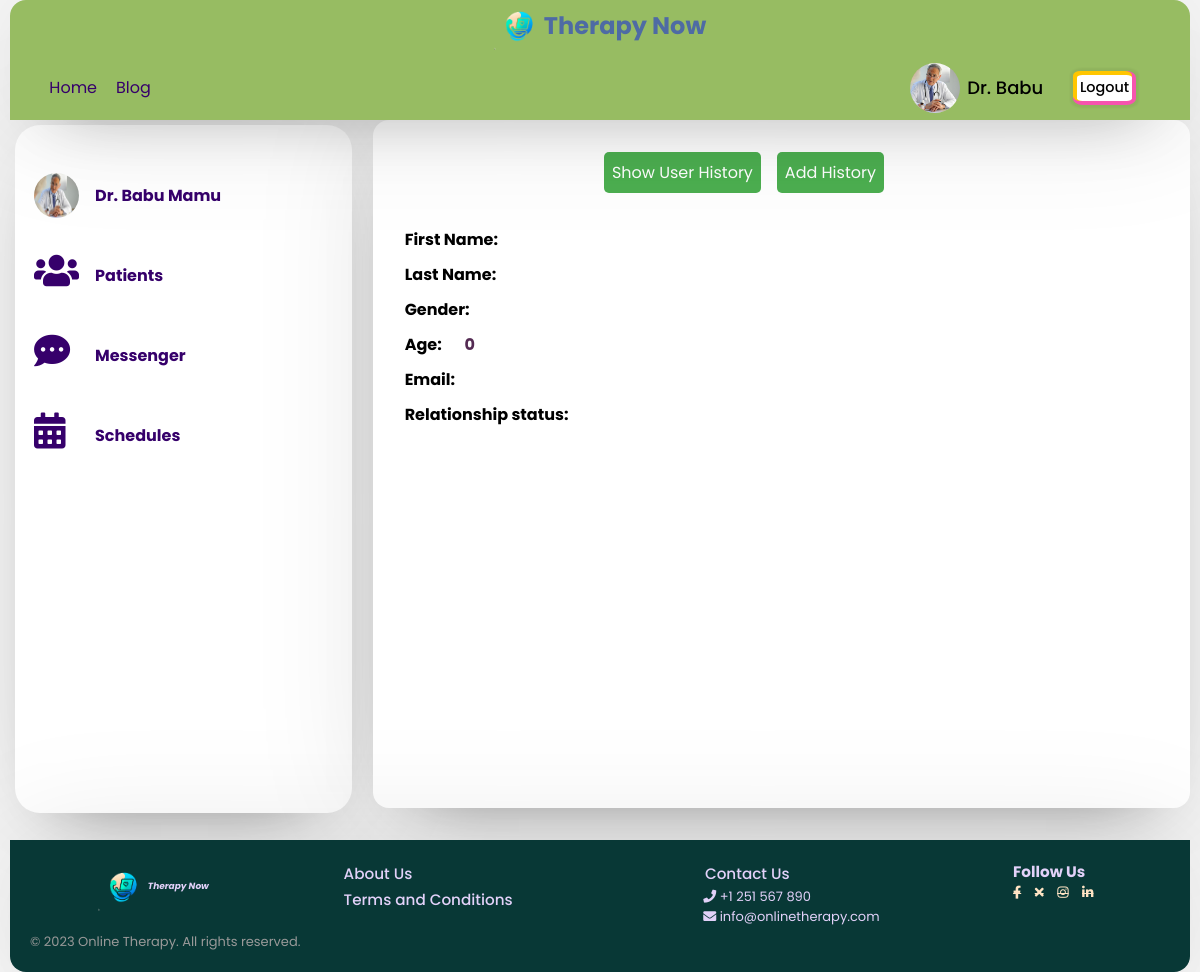
Before: /profile.php?user_id=1234567890&link=user_profile (signed in) with the older database file.
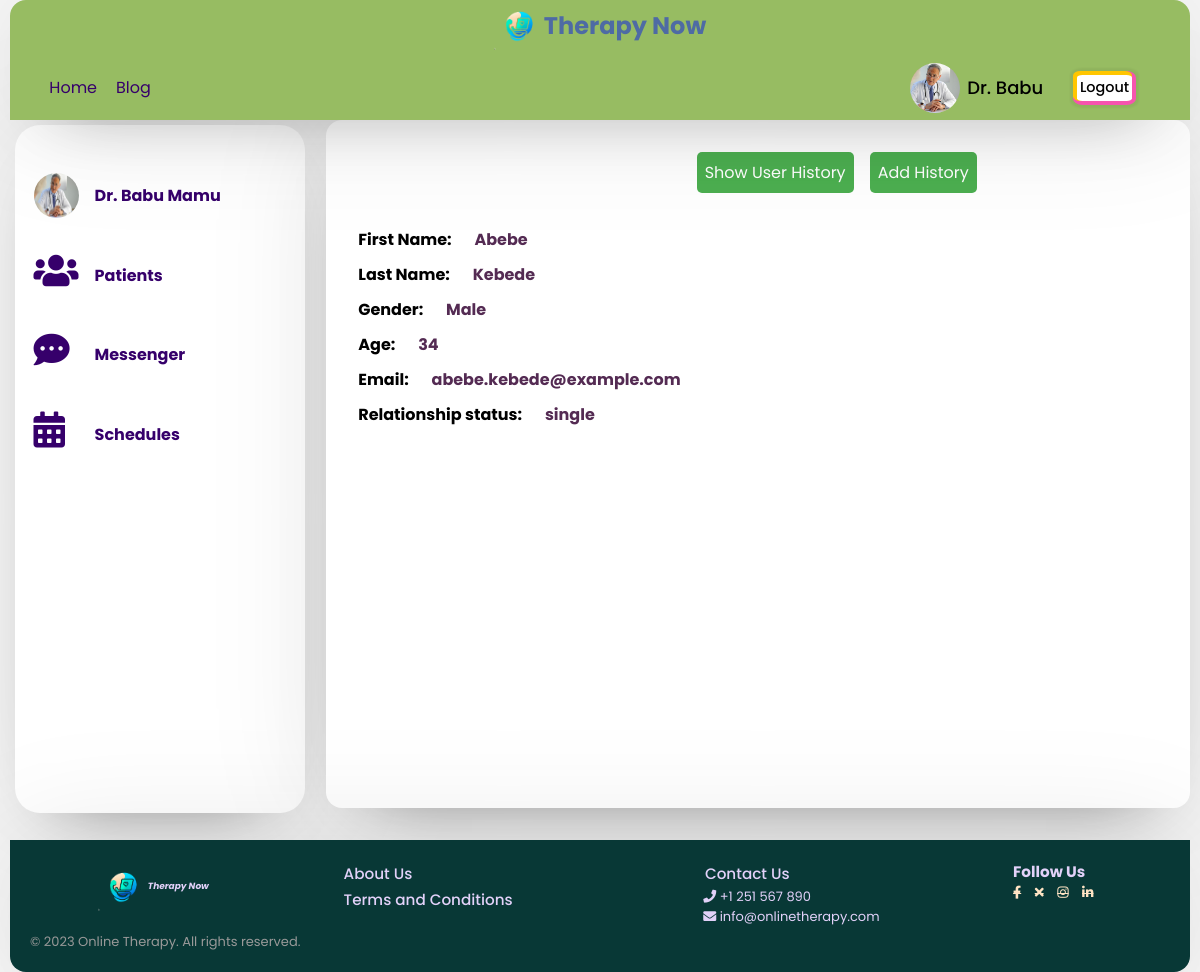
After: the same page with the newer database file.
### tables this page shows
CREATE TABLE `therapist` (
  `unique_id` int(11) NOT NULL,
  `fname` text NOT NULL,
  `lname` text NOT NULL,
  `email` text NOT NULL,
  `password` text NOT NULL,
  `specialization` text DEFAULT NULL,
  `img` text DEFAULT NULL,
  `phone` text DEFAULT NULL,
  `status` text DEFAULT NULL,
  `r_date` date DEFAULT curdate(),
  `r_time` time DEFAULT curtime(),
  `gender` varchar(30) NOT NULL,
  `birthDate` int(11) NOT NULL
);

CREATE TABLE `users` (
  `user_id` int(11) NOT NULL,
  `unique_id` int(255) NOT NULL,
  `fname` varchar(255) NOT NULL,
  `lname` varchar(255) NOT NULL,
  `email` varchar(255) NOT NULL,
  `password` varchar(255) NOT NULL,
  `img` varchar(255) NOT NULL,
  `status` varchar(255) NOT NULL,
  `gender` varchar(10) DEFAULT NULL,
  `birthdate` date DEFAULT NULL,
  `relationship` varchar(100) DEFAULT NULL,
  `r_date` date DEFAULT curdate(),
  `r_time` time DEFAULT curtime()
);

### profile/profile.php (the view, shortened to what this page needs)
<?php
if (isset($_GET['user_id'])) {
    $user_id = $_GET['user_id'];
    $sql_p2 = mysqli_query($conn, "SELECT * FROM users WHERE unique_id = {$user_id}");
}
$sql_d = mysqli_query($conn, "SELECT * FROM therapist WHERE unique_id = {$_SESSION['unique_id']}");
$_doc = false;
$_user = false;
$user_profile = false;
if (mysqli_num_rows($sql_d) > 0) {
    $_doc = true;
    $_user = false;
    if (isset($_GET['link']) and $_GET['link'] == 'user_profile') {
        $user_profile = true;
    } else {
        $user_profile = false;
    }
} else {
    $_doc = false;
    $_user = true;
}
if ($_doc and !$user_profile) {
?>
    <div class="right">
        <img src="php/images/<?php echo $row['img']; ?>" alt="">
        <h2><?= $row['fname'] . '  ' . $row['lname'] ?></h2>
        <ul>
            <li><strong>Specialty:</strong> Psychiatrist</li>
            <li><strong>Location:</strong> Addis Ababa</li>
            <li><strong>Rating:</strong> 4.9/5</li>
            <li><strong>Bio:</strong> <?= $row['fname'] . '  ' ?> is a licensed and experienced psychiatrist who provides
                compassionate and effective mental health care to his patients. He specializes in treating anxiety,
                depression, bipolar disorder, and PTSD. He also offers online counseling and telemedicine services.</li>
        </ul>
    </div>
<?php
} elseif ($_user or $_doc) {
    if ($_doc) {
        $row = mysqli_fetch_assoc($sql_p2);
    }
?>
    <div class="right prof">
        <?php
        $birthdate = new DateTime($row['birthdate']);
        $today = new DateTime('today');
        $age = $birthdate->diff($today)->y;
        ?>
        <div class="rightleft">
            <ul>
                <br><br>
                <li><strong>First Name: </strong> <span><?= $row['fname'] ?> </span></li>
                <li><strong>Last Name: </strong> <span><?= $row['lname'] ?></span></li>
                <li><strong>Gender: </strong> <span><?= $row['gender'] ?></span></li>
                <li><strong>Age: </strong> <span><?= $age ?></span></li>
                <li><strong>Email: </strong> <span><?= $row['email'] ?></span></li>
                <li><strong>Relationship status: </strong> <span><?= $row['relationship'] ?></span></li>
            </ul>
        </div>
        <?php if (mysqli_num_rows($sql_d) > 0) { ?>
                <div class="righright">
                <div class="buttons">
                    <button class="addHis">Add History</button>
                    <button class="showHis">Show User History</button>
                </div>
            </div>
            <?php    } ?>
    </div>
<?php
}
?>

### head.php (shortened to what this page needs)
<!DOCTYPE html>
<html lang="en">
<head>
  <link rel="stylesheet" href="style.css">
  <link rel="stylesheet" href="https://cdnjs.cloudflare.com/ajax/libs/font-awesome/5.15.2/css/all.min.css" />
</head>

### profile.php (shortened to what this page needs)
<?php
require_once 'head.php';
require_once "php/config.php";
?>
<body>
    <?php require_once "header.php";  ?>
    <div class="profile-container">
        <?php
        require_once "profile/sidebar.php";
        if (isset($_GET['link'])) {
            $link = $_GET['link'];
            switch ($link) {
                default:
                    require_once "profile/profile.php";
                    break;
            }
        } else
            require_once "profile/profile.php";
        ?>
    </div>
    <?php require_once "footer.php" ?>
</body>
</html>

### header.php (shortened to what this page needs)
<div id="header-container">
    <div class="logo">
        <a href="index.php">
            <img src="img/logo.png" alt="">
            <h1>Therapy Now</h1>
        </a>
    </div>
    <header>
        <div class="navigation-menu">
            <div class="navigation-links">
                <a href="index.php">Home</a>
                <a href="blog.php">Blog</a>
            </div>
        </div>
        <?php require_once "php/config.php";
        if (!isset($_SESSION['unique_id'])) { ?>
            <div class="user-buttons c d">
                <a href="signup.php">Sign up</a>
                <a href="login.php">Log in</a>
            </div>
       <?php }else {
            $sql = mysqli_query($conn, "SELECT * FROM users WHERE unique_id = {$_SESSION['unique_id']}");
            if (mysqli_num_rows($sql) > 0) {
                $row = mysqli_fetch_assoc($sql);
            } else {
                $sql = mysqli_query($conn, "SELECT * FROM therapist WHERE unique_id = {$_SESSION['unique_id']}");
                $row = mysqli_fetch_assoc($sql);
            } ?>
            <div class="user-buttons user-profile c">
                <a href="profile.php" class="pro_link">
                    <img src="php/images/<?php echo $row['img']; ?>" alt="">
                    <span><?php echo $row['fname'] ?></span>
                </a>
                <a href="php/logout.php?logout_id=<?php echo $row['unique_id']; ?>" class="logout">Logout</a>
            </div>
    <?php } ?>
    </header>
</div>

### profile/sidebar.php (shortened to what this page needs)
<div class="left">
    <?php
    $sql = mysqli_query($conn, "SELECT * FROM therapist WHERE unique_id ={$_SESSION['unique_id']} ");
    if (mysqli_num_rows($sql) > 0) {
    ?>
    <a href="profile.php?link=profile">
        <img src="php/images/<?php echo $row['img']; ?>" alt="">
        <p><?= $row['fname'] . " " . $row['lname'] ?></p>
    </a>
    <a href="profile.php?link=patient">
        <span><i class="fas fa-solid fa-users"></i></span>
        <p>Patients</p>
    </a>
    <?php
    }
    ?>
    <a href="profile.php?link=message">
        <span><i class="fas fa-solid fa-comment-dots"></i></span>
        <p>Messenger</p>
    </a>
    <a href="profile.php?link=schedule">
        <span><i class="fas fa-solid fa-calendar-alt"></i></span>
        <p>Schedules</p>
    </a>
</div>

### footer.php (shortened to what this page needs)
<footer>
    <div>
        <a href="index.php">
            <img src="img/logo.png" alt="" style="width: 50px;">
            <h3>Therapy Now</h3>
        </a>
    </div>
    <div class="one">
        <h3><a href="about.php">About Us</a></h3>
        <h3><a href="Terms&Conditions.php">Terms and Conditions</a></h3>
    </div>
    <div class="two">
        <h3><a href="contact.php
        ">Contact Us</a></h3>
        <p><i class="fas fa-phone"></i> +1 251 567 890</p>
        <p><i class="fas fa-envelope"></i> info@onlinetherapy.com</p>
    </div>
    <div class="three">
        <h3>Follow Us</h3>
        <ul class="social-icons">
            <li><a target="_blank" href="https://www.facebook.com/"><i class="fab fa-facebook-f"></i></a></li>
            <li><a target="_blank" href="https://twitter.com/">                    <i class="fas fa-times"></i>
                </a></li>
            <li><a target="_blank" href="https://www.instagram.com/"><i class="fab fa-instagram"></i></a></li>
            <li><a target="_blank" href="https://www.linkedin.com/"><i class="fab fa-linkedin-in"></i></a></li>
        </ul>
    </div>
    <div class="four">
        <p class="copy">© 2023 Online Therapy. All rights reserved.</p>
    </div>
</footer>

### profile/profile.php (style rules this page uses)
.profile-container .right .rightleft span { margin-left: 2vmin; color: #542B53; font-weight: 700; }
.profile-container .prof { display: flex; flex-direction: row; }
.profile-container .right .righright div { margin-bottom: 1em; }
.right .buttons { display: flex; gap: 1em; flex-direction: row-reverse; }
.right .buttons button, input[type="submit"] { background-color: #4CAF50; color: white; border: none; border-radius: 5px; padding: 0.5em; font-size: 1em; cursor: pointer; }

Changed rows visible on the page:
added users: fname "Abebe", lname "Kebede", gender "Male", birthdate "34", email "abebe.kebede@example.com", relationship "single"
Other visible differences:
$age: "0" → (not shown)
